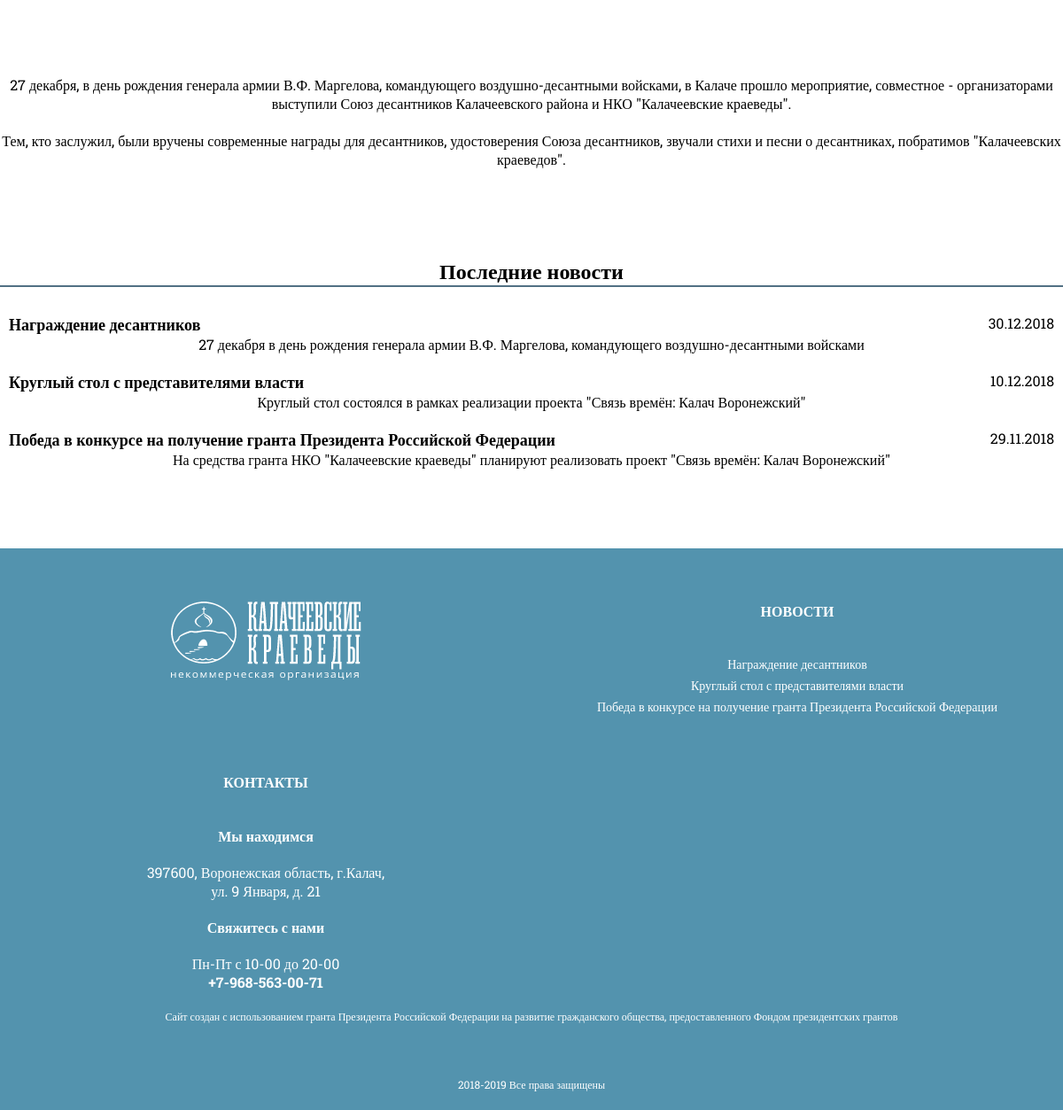
Before: /novosti-i-stati/Nagrazhdenie_desantnikov (lower part) with the older database file.
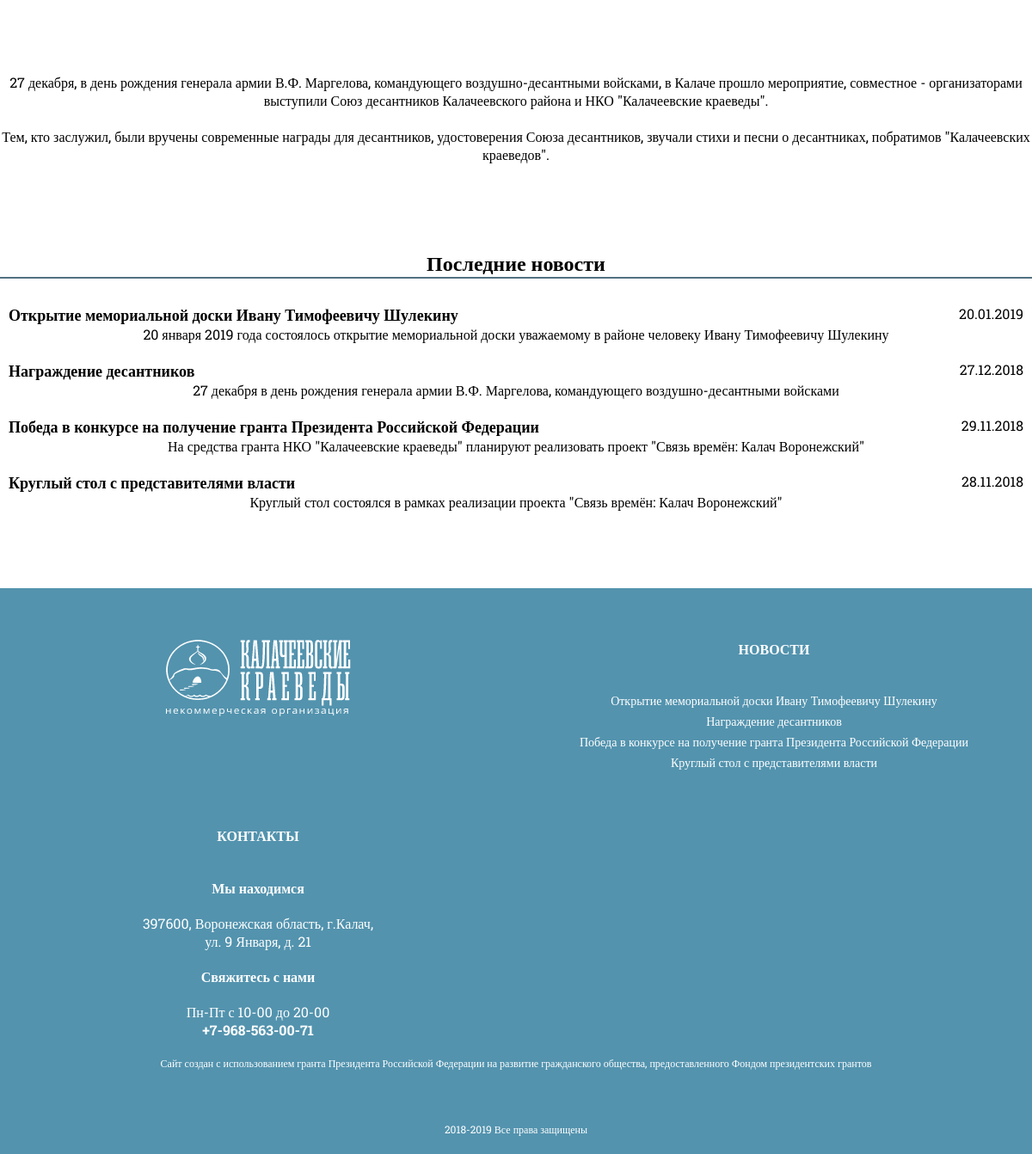
After: the same page with the newer database file.
### app/models.py (models this page shows, shortened)
class News(models.Model):
    url = models.CharField(max_length=255, verbose_name="URL",default="",blank=True)
    name = models.CharField(max_length=255, verbose_name="Название")
    date = models.DateTimeField( verbose_name="Дата")
    text = models.TextField(verbose_name="Текст")
    short_text = models.CharField(max_length=255,verbose_name="Текст на главную", default="")
    class Meta:
        verbose_name = 'Новость'
        verbose_name_plural = 'Новости и статьи'

### app/views.py (the view)
# urls.py: url(r'^novosti-i-stati/(?P<url>.+)', news_item),
def news_item(request, url):
    news_f = News.objects.all().order_by("-date")[:6]
    news_list = News.objects.all().order_by("-date")[:6]
    result = get_object_or_404(News, url=url)
    return render(request, 'app/news_item.html',
                  {"res_news": result, "bot_news": news_list,'footer_news':news_f})

### app/templates/app/news_item.html (shortened to what this page needs)
﻿{% extends 'app/mainTemplate.html' %}
{% load staticfiles %}
{% block head %}
    <link rel="stylesheet" href="{% static 'css/index.css' %}"/>
    <link href="http://cdnjs.cloudflare.com/ajax/libs/fotorama/4.6.4/fotorama.css" rel="stylesheet">
{% endblock head %}
{% block content %}
    <article class="services content">
        <div class="tac">
        </div>
        <div class="mt60">
            {{ res_news.text|safe }}
        </div>
        <div id="anchor2" class="mt60 lab2">
            <h2 class="fwb fs24 ib">Последние новости</h2>
        </div>
        <div class="news_list oh">
            {% for news_item in bot_news %}
                <a href="/novosti-i-stati/{{ news_item.url }}" class="news_item">
                    <div class="oh">
                        <h2 class="news_name">{{ news_item.name }}</h2>
                        <p class="fr">{{ news_item.date|date:"d.m.Y" }}</p>
                    </div>
                    <p class="news_text">{{ news_item.short_text|striptags }}</p>
                </a>
            {% endfor %}
        </div>
    </article>
{% endblock content %}

### app/templates/app/mainTemplate.html (shortened to what this page needs)
﻿{% load staticfiles %}
<!DOCTYPE html>
<html lang="ru">
<head>
    <link rel="stylesheet" href="{% static 'css/template.css' %}">
    <link rel="stylesheet" href="{% static 'css/slider.css' %}">
    {% block head %}
    {% endblock %}
</head>
<body>
<div class="mainContent">
    {% block content %}
    {% endblock %}
</div>
<footer class="cw">
    <div class="content mb0 ">
        <div class="oh">
            <div class="col3">
                <a href="/">
                    <img class="mt60 mb40" alt="Логотип" src="{% static 'images/template/logo2.png' %}"/>
                </a>
            </div>
            <div class="col3">
                <p class="mt60 mb40"><b>НОВОСТИ</b></p>
                {% for news_item in footer_news %}
                    <a class="db fs14 pb5 htdu" href="/novosti-i-stati/{{ news_item.url }}">{{ news_item.name }}</a>
                {% endfor %}
            </div>
            <div class="col3">
                <p class="mt60 mb40"><b>КОНТАКТЫ</b></p>
                <p style="clear:both;" class="fwb">Мы находимся</p>
                <div class="pv20">397600, Воронежская область, г.Калач, <br>ул. 9 Января, д. 21</div>
                <p><b>Свяжитесь с нами</b></p>
                <div class="pv20">
                    <p class="">Пн-Пт с 10-00 до 20-00</p>
                    <p class=""><b>+7-968-563-00-71</b></p>
                </div>
            </div>
        </div>
        <div class="fs12 oh">
            <p class="col2">Сайт создан с использованием гранта Президента Российской Федерации на развитие гражданского общества, предоставленного Фондом президентских грантов</p>
        </div>
        <div class="fs12 oh mt60 pb20">
            <p class="col2">2018-2019 Все права защищены</p>
        </div>
    </div>
</footer>
</body>

Changed rows visible on the page:
changed News "Награждение десантников": date "30.12.2018" → "27.12.2018"
added News: name "Открытие мемориальной доски Ивану Тимофеевичу Шулекину", date "20.01.2019", short_text "20 января 2019 года состоялось открытие мемориальной доски уважаемому в районе человеку Ивану Тимофеевичу Шулекину"
shown differently, row unchanged: News "Победа в конкурсе на получение гранта Президента Российской Федерации": moves up the list
changed News "Круглый стол с представителями власти": date "10.12.2018" → "28.11.2018"
